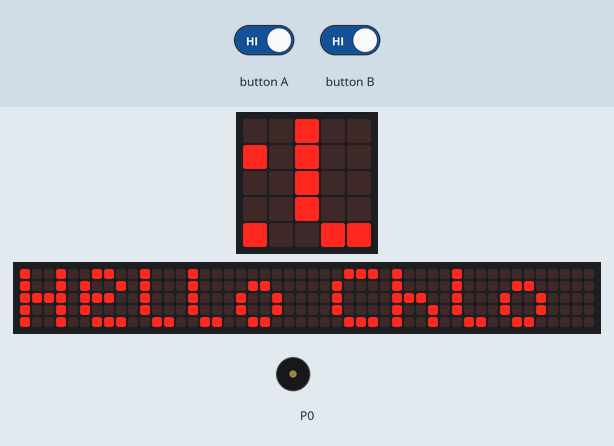
The program below on a simulated BBC micro:bit running MicroPython. Shown: the board's 5×5 LED display, a strip that is not on the board, showing the scrolling text unrolled, buzzer (waves = sounding). The inputs (shaded band) are chosen by the test bench. The 48×5 strip is a reading aid, not a part: it shows the text the display is scrolling, unrolled, one strip-width of it at a time.

Above: at 17.9 s.
18.0 s: button A driven LOW and button B driven LOW
At 25.1 s:
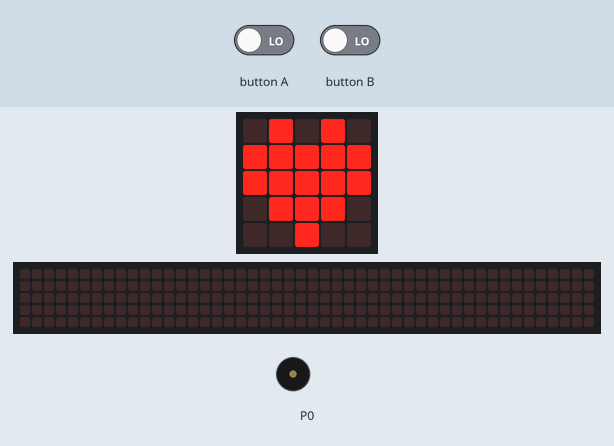
At 25.83 s:
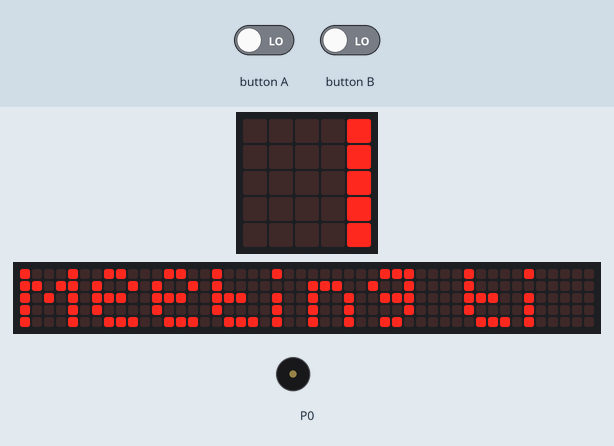
Timing chart, 0 to 27.3 s (numbered marks = the images above; inputs shaded):
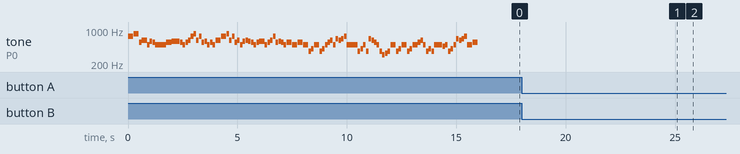

The program:

main.py
```python
from microbit import *
import audio
import music

def welcome():
    display.scroll('Hello Chloe!')
    display.show(Image.HEART)
    sleep(1000)

def work():
    while True:
        display.clear()
        for y in range(0, 5):
            for x in range(0, 5):
                display.set_pixel(x, y, 9)
                if button_a.is_pressed() or button_b.is_pressed():
                    return  # Exit the work function
        for y in range(0, 5):
            sleep(60000)
            for x in range(0, 5):
                display.set_pixel(x,y,0)
                if button_a.was_pressed() or button_b.was_pressed():
                    return  # Exit the work function
                sleep(60000)
        audio.play(Sound.HAPPY)

        display.scroll('Take a Break')

        for y in range(0, 5):
            for x in range(0, 5):
                display.set_pixel(x, y, 9)
                sleep(12000)
                if button_a.is_pressed() or button_b.is_pressed():
                    return  # Exit the work function

            if button_a.is_pressed() or button_b.is_pressed():
                return  # Exit the work function
        audio.play(Sound.TWINKLE)


def meeting():
    while True:
        display.scroll('Meeting time!')
        display.show(Image.HEART)
        sleep(2000)
        if button_a.was_pressed() or button_b.was_pressed():
                    return  # Exit the work function

display.clear()
music.play(music.NYAN)

while True:
    if button_a.was_pressed():
        work()
    elif button_b.was_pressed():
        meeting()

    else:
        welcome()
    sleep(100)

    
```

Measured:
- after the input at 18.0 s, the display: first differs from a run without the input after 7.7 s (image 2 shows a later state)
- what the display in image 1 shows lasts 1.1 s, from 24.6 s to 25.7 s
